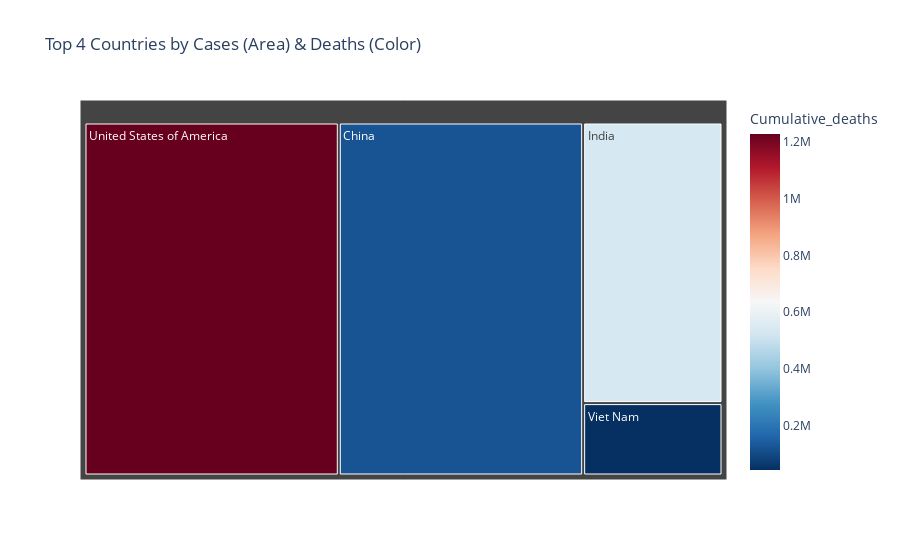

Source (notebook cell):
### Markdown cell above
### Biểu đồ Treemap (Biểu đồ cây) - Tỷ trọng toàn cầu

### Code cell
# Sắp xếp và lấy Top 20 nước (để biểu đồ đỡ bị vụn quá)
df_tree = df_bubble.sort_values("Cumulative_cases", ascending=False)
fig = px.treemap(df_tree, 
                 path=['Country'],              # Phân cấp (nếu có Châu lục thì để [Continent, Country])
                 values='Cumulative_cases',     # Diện tích ô
                 color='Cumulative_deaths',     # Màu sắc ô
                 color_continuous_scale='RdBu_r', # Đỏ đậm là chết nhiều
                 title="Top 4 Countries by Cases (Area) & Deaths (Color)")

fig.show()

### Figure 1 — Plotly figure (JSON) as saved in the notebook; plotly's stock layout.template omitted (floating-point values rounded to 4 significant figures)
{"data": [{"branchvalues": "total", "customdata": [[1228000.0], [122400.0], [533800.0], [43210.0]], "domain": {"x": [0, 1], "y": [0, 1]}, "hovertemplate": "labels=%{label}<br>Cumulative_cases=%{value}<br>parent=%{parent}<br>id=%{id}<br>Cumulative_deaths=%{color}<extra></extra>", "ids": ["United States of America", "China", "India", "Viet Nam"], "labels": ["United States of America", "China", "India", "Viet Nam"], "marker": {"coloraxis": "coloraxis", "colors": [1228000.0, 122400.0, 533800.0, 43210.0]}, "name": "", "parents": ["", "", "", ""], "type": "treemap", "values": [103400000.0, 99380000.0, 45060000.0, 11620000.0]}], "layout": {"coloraxis": {"colorbar": {"title": {"text": "Cumulative_deaths"}}, "colorscale": [[0, "rgb(5,48,97)"], [0.1, "rgb(33,102,172)"], [0.2, "rgb(67,147,195)"], [0.3, "rgb(146,197,222)"], [0.4, "rgb(209,229,240)"], [0.5, "rgb(247,247,247)"], [0.6, "rgb(253,219,199)"], [0.7, "rgb(244,165,130)"], [0.8, "rgb(214,96,77)"], [0.9, "rgb(178,24,43)"], [1, "rgb(103,0,31)"]]}, "legend": {"tracegroupgap": 0}, "title": {"text": "Top 4 Countries by Cases (Area) & Deaths (Color)"}}}
